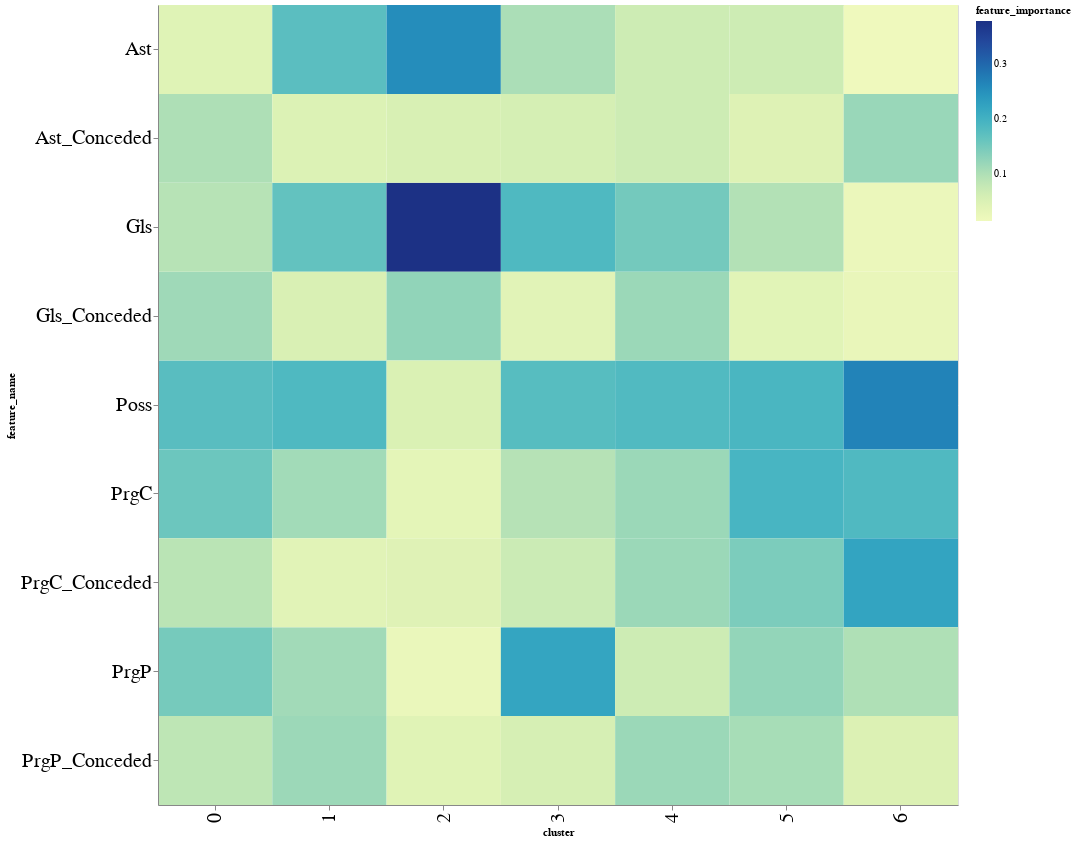

Notebook code for this chart:
### Code cell
# visualize feature importance
import altair as alt

alt.Chart(df_fi).mark_rect().encode(
    x='cluster:O',
    y='feature_name:N',
    color='feature_importance:Q'
).properties(
    width=800,
    height=800
).configure_axis(
    labelFontSize=20
)

### Figure 1 — Vega-Lite specification as saved in the notebook (floating-point values rounded to 4 significant figures)
{"config": {"view": {"continuousWidth": 300, "continuousHeight": 300}, "axis": {"labelFontSize": 20}}, "data": {"name": "data-e3db2c9c3288a4a8e0534a8f0dd4bdd0"}, "mark": {"type": "rect"}, "encoding": {"color": {"field": "feature_importance", "type": "quantitative"}, "x": {"field": "cluster", "type": "ordinal"}, "y": {"field": "feature_name", "type": "nominal"}}, "height": 800, "width": 800, "$schema": "https://vega.github.io/schema/vega-lite/v5.8.0.json", "datasets": {"data-e3db2c9c3288a4a8e0534a8f0dd4bdd0": [{"cluster": 0, "feature_name": "Poss", "feature_importance": 0.1754}, {"cluster": 0, "feature_name": "PrgC", "feature_importance": 0.1566}, {"cluster": 0, "feature_name": "PrgP", "feature_importance": 0.1478}, {"cluster": 0, "feature_name": "Gls_Conceded", "feature_importance": 0.1128}, {"cluster": 0, "feature_name": "Ast_Conceded", "feature_importance": 0.09936}, {"cluster": 0, "feature_name": "Gls", "feature_importance": 0.09191}, {"cluster": 0, "feature_name": "PrgC_Conceded", "feature_importance": 0.08902}, {"cluster": 0, "feature_name": "PrgP_Conceded", "feature_importance": 0.08488}, {"cluster": 0, "feature_name": "Ast", "feature_importance": 0.04226}, {"cluster": 1, "feature_name": "Poss", "feature_importance": 0.1855}, {"cluster": 1, "feature_name": "Ast", "feature_importance": 0.1731}, {"cluster": 1, "feature_name": "Gls", "feature_importance": 0.1647}, {"cluster": 1, "feature_name": "PrgP_Conceded", "feature_importance": 0.1161}, {"cluster": 1, "feature_name": "PrgP", "feature_importance": 0.1106}, {"cluster": 1, "feature_name": "PrgC", "feature_importance": 0.1099}, {"cluster": 1, "feature_name": "Gls_Conceded", "feature_importance": 0.053}, {"cluster": 1, "feature_name": "Ast_Conceded", "feature_importance": 0.04758}, {"cluster": 1, "feature_name": "PrgC_Conceded", "feature_importance": 0.03944}, {"cluster": 2, "feature_name": "Gls", "feature_importance": 0.3773}, {"cluster": 2, "feature_name": "Ast", "feature_importance": 0.2542}, {"cluster": 2, "feature_name": "Gls_Conceded", "feature_importance": 0.125}, {"cluster": 2, "feature_name": "Ast_Conceded", "feature_importance": 0.05364}, {"cluster": 2, "feature_name": "Poss", "feature_importance": 0.05083}, {"cluster": 2, "feature_name": "PrgC_Conceded", "feature_importance": 0.04357}, {"cluster": 2, "feature_name": "PrgP_Conceded", "feature_importance": 0.04055}, {"cluster": 2, "feature_name": "PrgC", "feature_importance": 0.03286}, {"cluster": 2, "feature_name": "PrgP", "feature_importance": 0.02208}, {"cluster": 3, "feature_name": "PrgP", "feature_importance": 0.2202}, {"cluster": 3, "feature_name": "Gls", "feature_importance": 0.1852}, {"cluster": 3, "feature_name": "Poss", "feature_importance": 0.1773}, {"cluster": 3, "feature_name": "Ast", "feature_importance": 0.1027}, {"cluster": 3, "feature_name": "PrgC", "feature_importance": 0.09281}, {"cluster": 3, "feature_name": "PrgC_Conceded", "feature_importance": 0.06917}, {"cluster": 3, "feature_name": "Ast_Conceded", "feature_importance": 0.05747}, {"cluster": 3, "feature_name": "PrgP_Conceded", "feature_importance": 0.05647}, {"cluster": 3, "feature_name": "Gls_Conceded", "feature_importance": 0.03868}, {"cluster": 4, "feature_name": "Poss", "feature_importance": 0.1833}, {"cluster": 4, "feature_name": "Gls", "feature_importance": 0.15}, {"cluster": 4, "feature_name": "PrgP_Conceded", "feature_importance": 0.1167}, {"cluster": 4, "feature_name": "PrgC_Conceded", "feature_importance": 0.1167}, {"cluster": 4, "feature_name": "Gls_Conceded", "feature_importance": 0.1167}, {"cluster": 4, "feature_name": "PrgC", "feature_importance": 0.1167}, {"cluster": 4, "feature_name": "Ast_Conceded", "feature_importance": 0.06667}, {"cluster": 4, "feature_name": "PrgP", "feature_importance": 0.06667}, {"cluster": 4, "feature_name": "Ast", "feature_importance": 0.06667}, {"cluster": 5, "feature_name": "PrgC", "feature_importance": 0.1927}, {"cluster": 5, "feature_name": "Poss", "feature_importance": 0.1906}, {"cluster": 5, "feature_name": "PrgC_Conceded", "feature_importance": 0.1433}, {"cluster": 5, "feature_name": "PrgP", "feature_importance": 0.1235}, {"cluster": 5, "feature_name": "PrgP_Conceded", "feature_importance": 0.1057}, {"cluster": 5, "feature_name": "Gls", "feature_importance": 0.09513}, {"cluster": 5, "feature_name": "Ast", "feature_importance": 0.06656}, {"cluster": 5, "feature_name": "Ast_Conceded", "feature_importance": 0.04412}, {"cluster": 5, "feature_name": "Gls_Conceded", "feature_importance": 0.03836}, {"cluster": 6, "feature_name": "Poss", "feature_importance": 0.2665}, {"cluster": 6, "feature_name": "PrgC_Conceded", "feature_importance": 0.2223}, {"cluster": 6, "feature_name": "PrgC", "feature_importance": 0.1849}, {"cluster": 6, "feature_name": "Ast_Conceded", "feature_importance": 0.1188}, {"cluster": 6, "feature_name": "PrgP", "feature_importance": 0.09886}, {"cluster": 6, "feature_name": "PrgP_Conceded", "feature_importance": 0.04871}, {"cluster": 6, "feature_name": "Gls_Conceded", "feature_importance": 0.02541}, {"cluster": 6, "feature_name": "Gls", "feature_importance": 0.0208}, {"cluster": 6, "feature_name": "Ast", "feature_importance": 0.01368}]}}
